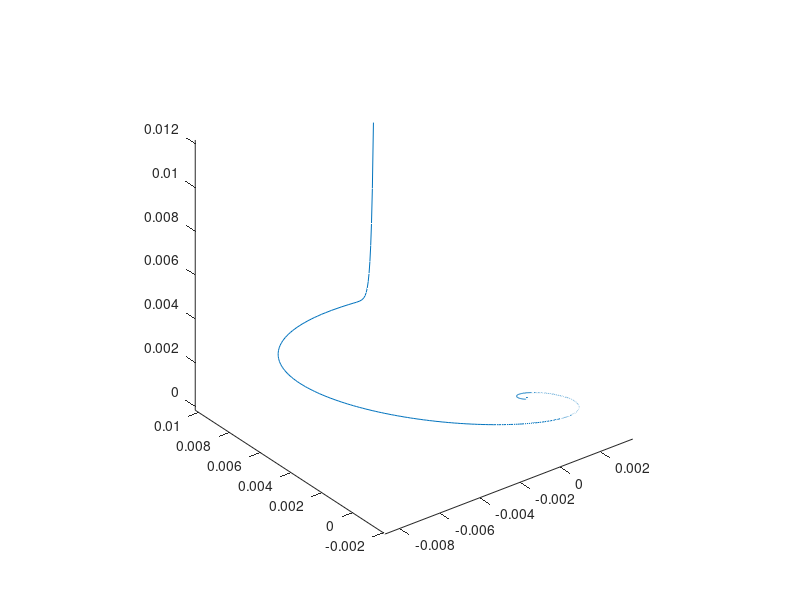

Write MATLAB code to recreate this figure.
##global b r sg;
##
##b = 8/3; sg = 10; r = 200;
##x0 = [0 0.01 0.01];
##
##f = @(t, x) [
##  sg* (x(2) - x(1))
##  -x(2) + x(1)*x(3)
##  -b*x(3) + b*r - x(1)*x(2)
##];
##
##[T, Y] = ode23(f, [0, 6*pi], x0);
##
##plot3(Y(:, 1), Y(:, 2), Y(:, 3));
##axis equal;


global a b;

a = 0.2; b = 0.2; r = 100;
x0 = [0 0.01 0.01];

f = @(t, x) [
  -x(2) - x(1)
  x(1) + a*x(2)
  b + (x(1) - r)*x(3)
];

[T, Y] = ode23(f, [0, 31*pi], x0);

plot3(Y(:, 1), Y(:, 2), Y(:, 3));
axis equal;



